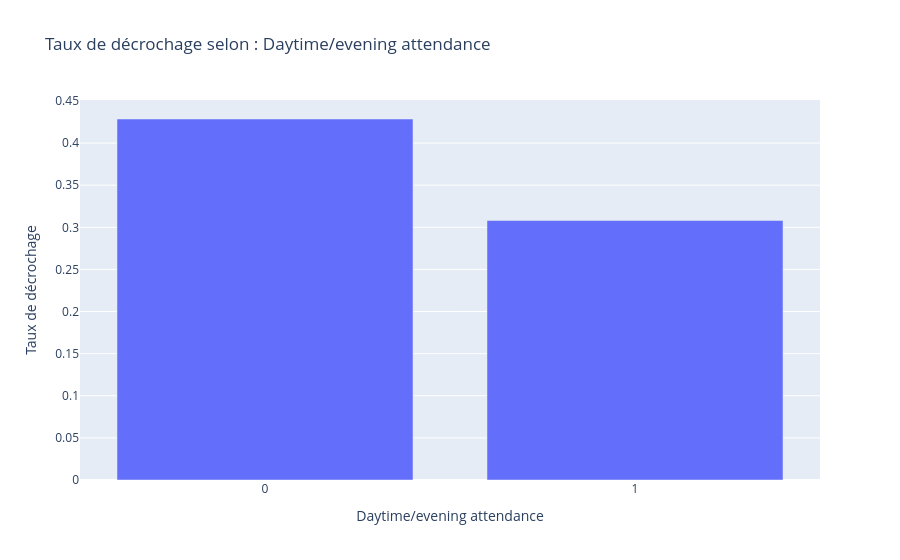
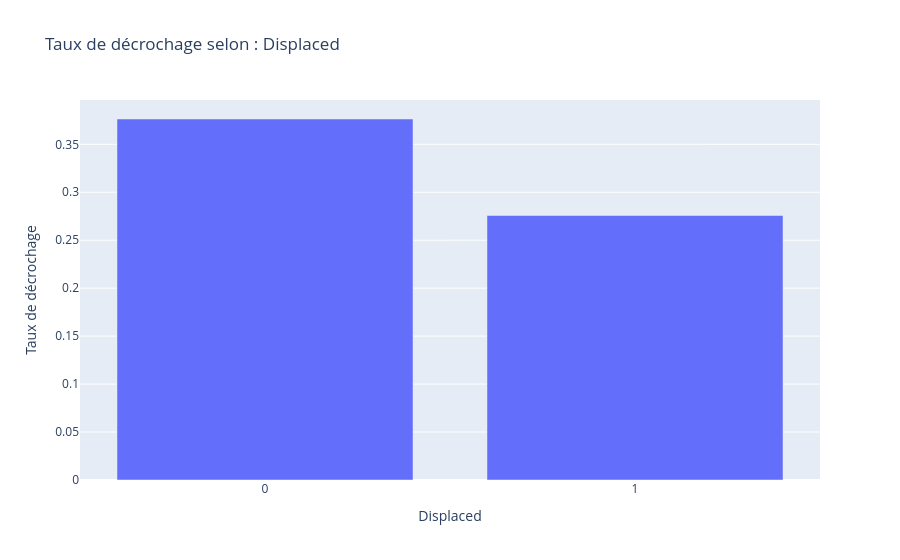
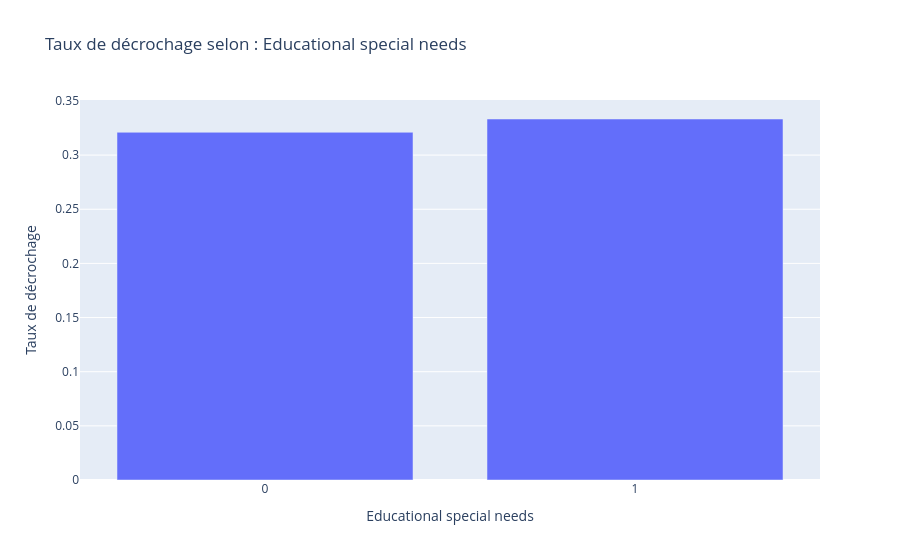
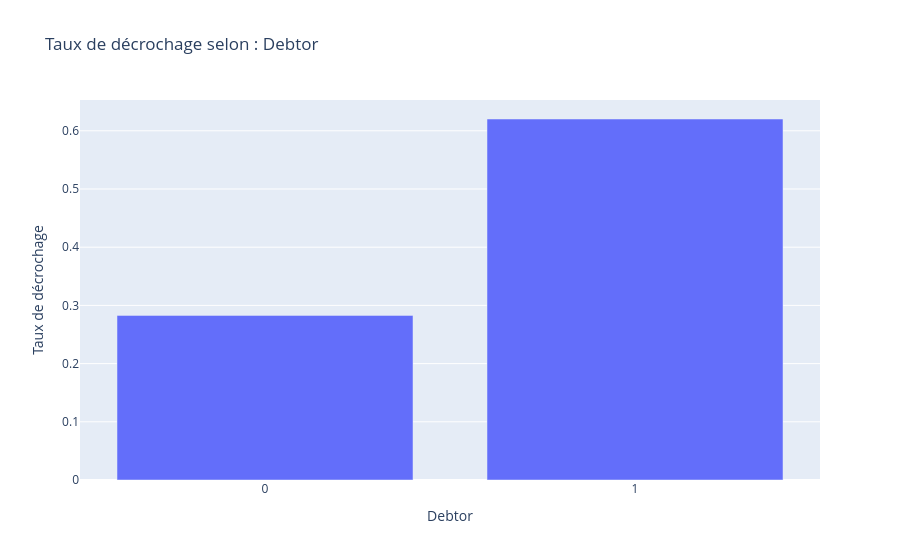

The notebook cell saved with these charts, in order:
### Markdown cell above
Variables à 2 valeurs (binaires)

### Code cell
bin_cols = [c for c in X.columns if X[c].nunique() == 2]
print("Variables binaires :", bin_cols)

for col in bin_cols:
    taux = df.groupby(col)["Dropout"].mean().reset_index()
    fig = px.bar(taux, x=col, y="Dropout",
                 title=f"Taux de décrochage selon : {col}",
                 labels={"Dropout": "Taux de décrochage"})
    fig.update_xaxes(type="category")
    fig.show()

### Figure 1 — Plotly figure (JSON) as saved in the notebook; plotly's stock layout.template omitted (floating-point values rounded to 4 significant figures)
{"data": [{"hovertemplate": "Daytime/evening attendance=%{x}<br>Taux de décrochage=%{y}<extra></extra>", "legendgroup": "", "marker": {"color": "#636efa", "pattern": {"shape": ""}}, "name": "", "orientation": "v", "showlegend": false, "textposition": "auto", "type": "bar", "x": [0, 1], "xaxis": "x", "y": [0.4286, 0.308], "yaxis": "y"}], "layout": {"barmode": "relative", "legend": {"tracegroupgap": 0}, "title": {"text": "Taux de décrochage selon : Daytime/evening attendance"}, "xaxis": {"anchor": "y", "domain": [0, 1], "title": {"text": "Daytime/evening attendance"}, "type": "category"}, "yaxis": {"anchor": "x", "domain": [0, 1], "title": {"text": "Taux de décrochage"}}}}

### Figure 2 — Plotly figure (JSON) as saved in the notebook; plotly's stock layout.template omitted (floating-point values rounded to 4 significant figures)
{"data": [{"hovertemplate": "Displaced=%{x}<br>Taux de décrochage=%{y}<extra></extra>", "legendgroup": "", "marker": {"color": "#636efa", "pattern": {"shape": ""}}, "name": "", "orientation": "v", "showlegend": false, "textposition": "auto", "type": "bar", "x": [0, 1], "xaxis": "x", "y": [0.3764, 0.2758], "yaxis": "y"}], "layout": {"barmode": "relative", "legend": {"tracegroupgap": 0}, "title": {"text": "Taux de décrochage selon : Displaced"}, "xaxis": {"anchor": "y", "domain": [0, 1], "title": {"text": "Displaced"}, "type": "category"}, "yaxis": {"anchor": "x", "domain": [0, 1], "title": {"text": "Taux de décrochage"}}}}

### Figure 3 — Plotly figure (JSON) as saved in the notebook; plotly's stock layout.template omitted (floating-point values rounded to 4 significant figures)
{"data": [{"hovertemplate": "Educational special needs=%{x}<br>Taux de décrochage=%{y}<extra></extra>", "legendgroup": "", "marker": {"color": "#636efa", "pattern": {"shape": ""}}, "name": "", "orientation": "v", "showlegend": false, "textposition": "auto", "type": "bar", "x": [0, 1], "xaxis": "x", "y": [0.3211, 0.3333], "yaxis": "y"}], "layout": {"barmode": "relative", "legend": {"tracegroupgap": 0}, "title": {"text": "Taux de décrochage selon : Educational special needs"}, "xaxis": {"anchor": "y", "domain": [0, 1], "title": {"text": "Educational special needs"}, "type": "category"}, "yaxis": {"anchor": "x", "domain": [0, 1], "title": {"text": "Taux de décrochage"}}}}

### Figure 4 — Plotly figure (JSON) as saved in the notebook; plotly's stock layout.template omitted (floating-point values rounded to 4 significant figures)
{"data": [{"hovertemplate": "Debtor=%{x}<br>Taux de décrochage=%{y}<extra></extra>", "legendgroup": "", "marker": {"color": "#636efa", "pattern": {"shape": ""}}, "name": "", "orientation": "v", "showlegend": false, "textposition": "auto", "type": "bar", "x": [0, 1], "xaxis": "x", "y": [0.2828, 0.6203], "yaxis": "y"}], "layout": {"barmode": "relative", "legend": {"tracegroupgap": 0}, "title": {"text": "Taux de décrochage selon : Debtor"}, "xaxis": {"anchor": "y", "domain": [0, 1], "title": {"text": "Debtor"}, "type": "category"}, "yaxis": {"anchor": "x", "domain": [0, 1], "title": {"text": "Taux de décrochage"}}}}
